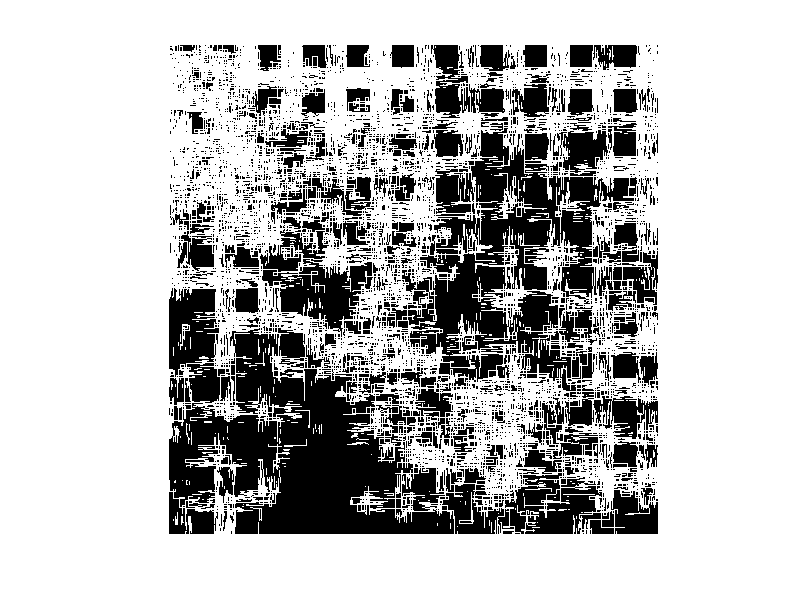

Write MATLAB code to recreate this figure.
% Create rotation matrix
theta = 90; % to rotate 90 counterclockwise
R = [cosd(theta) -sind(theta); sind(theta) cosd(theta)];

% direction
dir = [1 0];
% create pixel grid
h = 1000;
w = 1000;
steps = h*w;
frame = zeros(max(h,w));
listprimes = primes(steps);
lastcount = length(listprimes);

counter = 1;
p = [w/2 h/2];

for x = 1:steps
    if counter == lastcount
    break;
    end
    
    frame(p(1), p(2)) = 1;
    p = p + dir;
    if x == listprimes(counter)
    counter = counter+1;
    dir = dir*R;
    end

    if p(1) < 1 
    dir = dir*R;
    p(1) = 1;
    p = p + dir;
    elseif p(1) > w 
    dir = dir*R;
    p(1) = w;
    p = p + dir;
    end

    if p(2) < 1
    p(2) = 1;
    dir = dir*R;
    p = p + dir;
    elseif p(2) > h
    p(2) = h;
    dir = dir*R;
    p = p + dir;
    end
end

imshow(frame, 'InitialMagnification', 'fit')